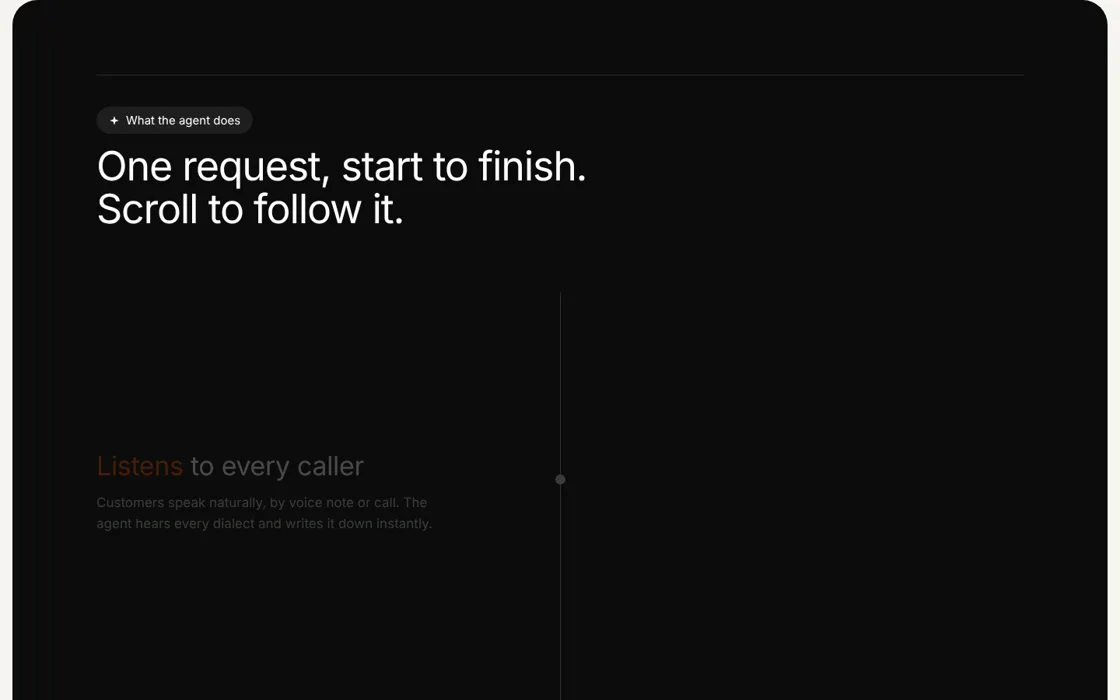
#> input picture drawer/wbs-flow.webp, 1120 x 700 px
$ python sketch.py ../../drawer/wbs-flow.webp ../../drawer/wbs-live.webp
#> lines starting #> are read from the running program, lines starting #| are printed output that depends on the picture
# pencil line drawing made from each real cover (same layout, so the scan can turn it into the real UI in place)
import sys,numpy as np
from PIL import Image,ImageFilter
def portrait(src,dst,crop=.8):
    # graphite-on-paper pencil portrait (dodge blend), same crop as the photo on the page
    im=Image.open(src).convert('L');W,H=im.size;tw=min(W,round(H*crop));th=round(tw/crop);im=im.crop(((W-tw)//2,(H-th)//2,(W-tw)//2+tw,(H-th)//2+th));im.thumbnail((900,1125))
    g=np.asarray(im,dtype=np.float32);bl=np.asarray(Image.fromarray((255-g).astype(np.uint8)).filter(ImageFilter.GaussianBlur(10)),dtype=np.float32)
    d=np.clip(g*255/np.maximum(1,255-bl),0,255);d=np.clip((d-30)/225,0,1)**1.6
    paper=np.array([239,235,227],dtype=np.float32);ink=np.array([46,44,42],dtype=np.float32)
    Image.fromarray((ink+(paper-ink)*d[...,None]).astype(np.uint8)).save(dst,'WEBP',quality=80,method=6)
def sketch(src,dst,maxw=1200,crop=None,blur=.7,thr=.16):
#> called with src = '../../drawer/wbs-flow.webp', dst = 'sketch/wbs-flow_sk.webp', maxw = 1200, blur = 0.7, thr = 0.16
    im=Image.open(src).convert('RGBA')
    if crop:
        W,H=im.size;tw=min(W,round(H*crop));th=round(tw/crop);im=im.crop(((W-tw)//2,(H-th)//2,(W-tw)//2+tw,(H-th)//2+th))
    bg=Image.new('RGBA',im.size,(255,255,255,255));bg.alpha_composite(im);g=bg.convert('L')
#> after `bg = Image.new('RGBA', im.size, (255, 255, 255, 255))`: bg: PIL image 1120x700 RGBA; every value is 255
    if g.width>maxw:g=g.resize((maxw,round(g.height*maxw/g.width)),Image.LANCZOS)
    a=np.asarray(g.filter(ImageFilter.GaussianBlur(blur)),dtype=np.float32)
    gx=np.zeros_like(a);gy=np.zeros_like(a)
    gx[:,1:-1]=a[:,2:]-a[:,:-2];gy[1:-1,:]=a[2:,:]-a[:-2,:]
#> after `gx[:, 1:-1] = a[:, 2:] - a[:, :-2]`:
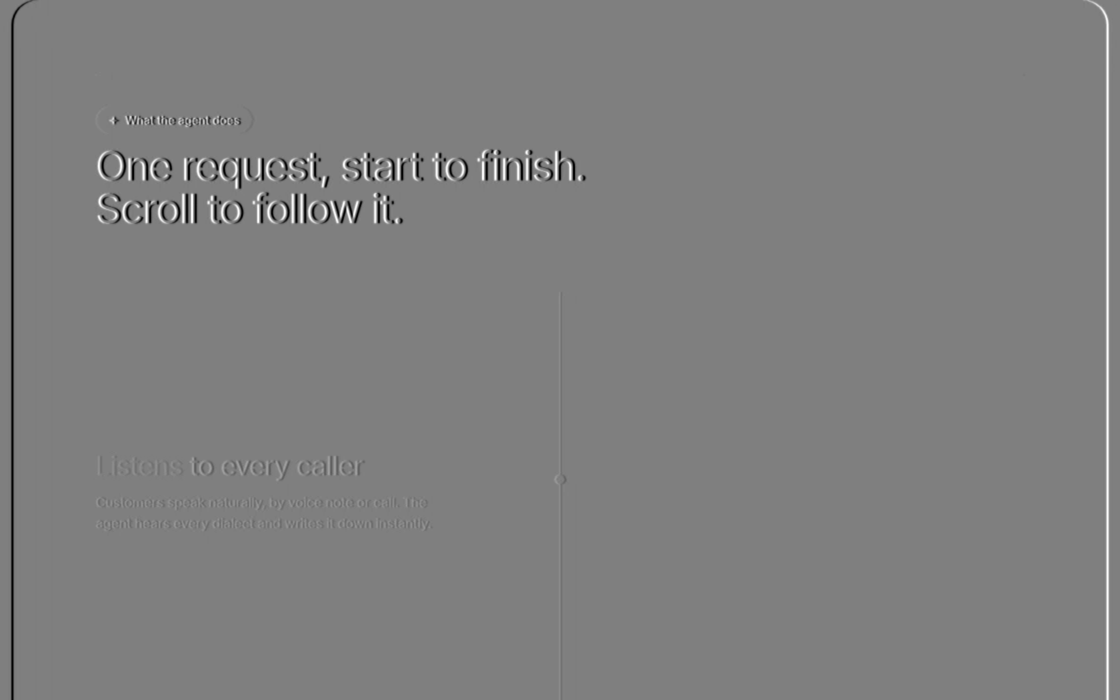
#> gx: shape (700, 1120) float32; min -199, max 200, mean 0; drawn with min black and max white
#> after `gy[1:-1, :] = a[2:, :] - a[:-2, :]`:
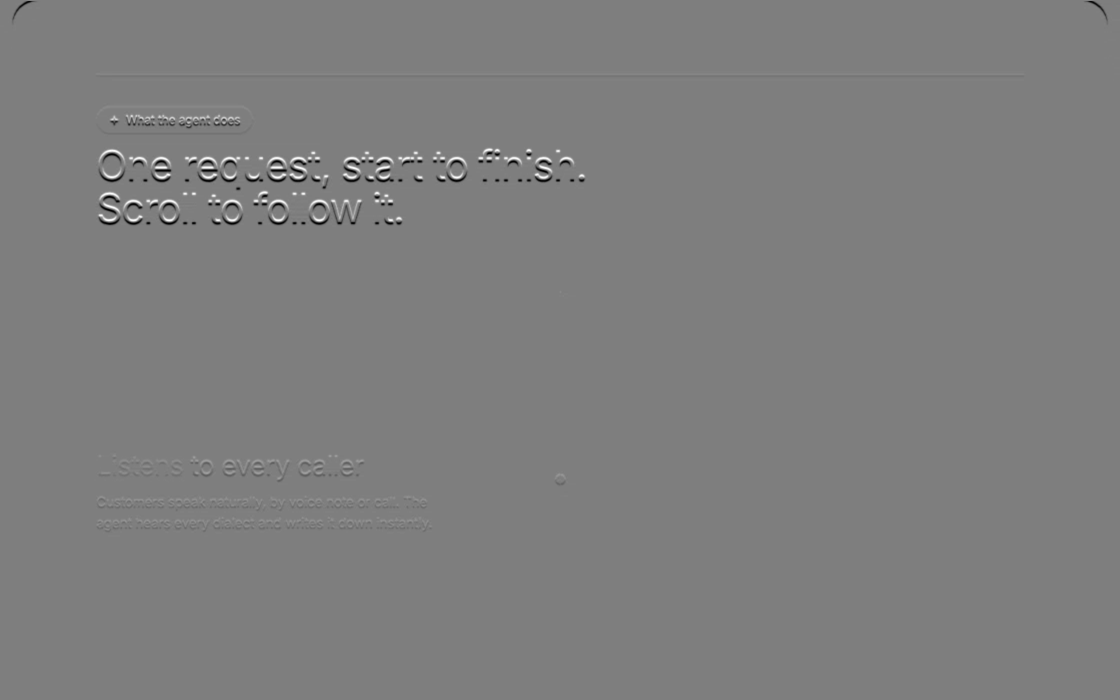
#> gy: shape (700, 1120) float32; min -196, max 198, mean 0; drawn with min black and max white
    m=np.hypot(gx,gy);m=m/np.percentile(m,99.3);m=np.clip(m,0,1)
#> after `m = np.hypot(gx, gy)`:
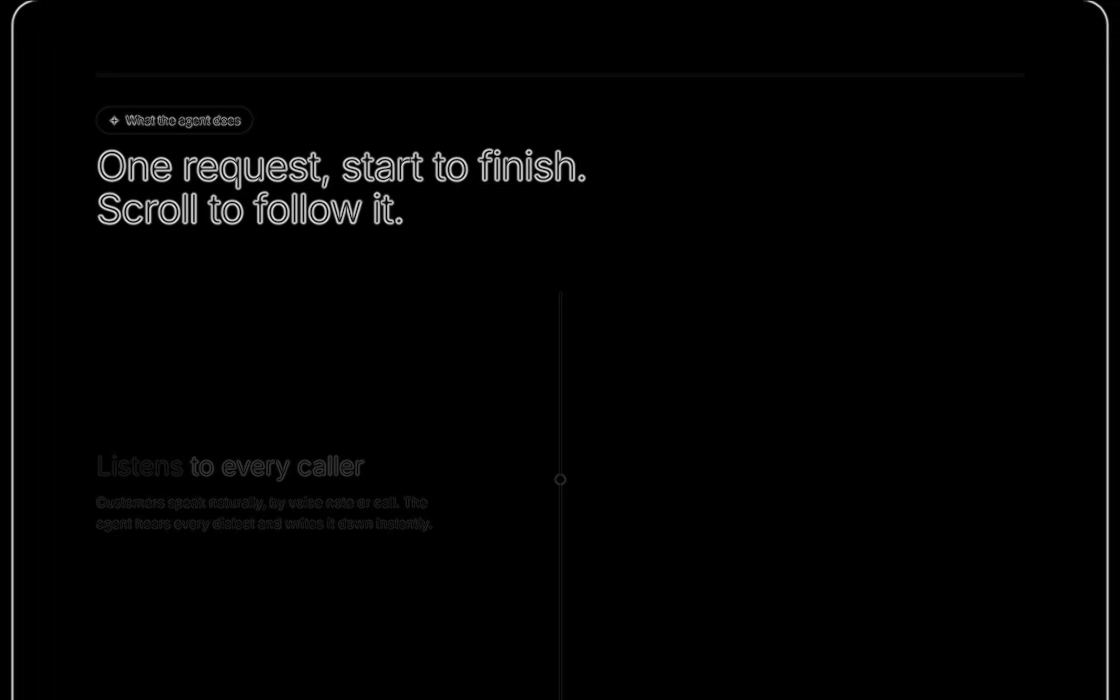
#> m: shape (700, 1120) float32; min 0, max 227, mean 3.6
#> after `m = np.clip(m, 0, 1)`:
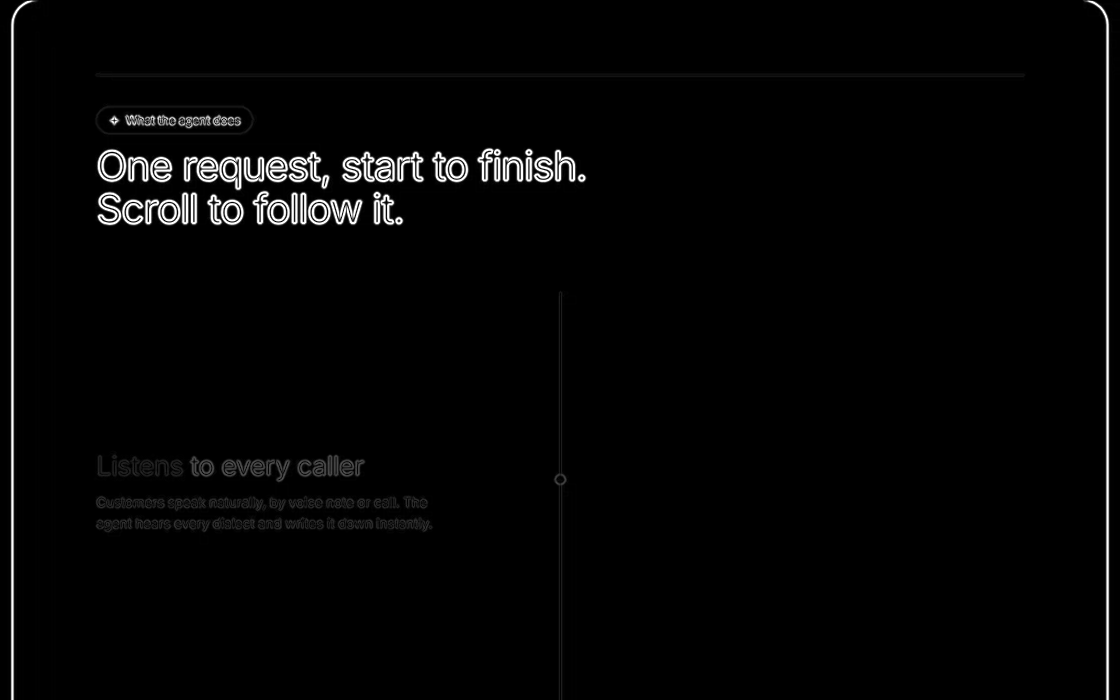
#> m: shape (700, 1120) float32; min 0, max 1, mean 0.0199
    m=np.where(m<thr,0,m);m=np.clip((m-thr)/.5,0,1)**.8
    al=(m*255).astype(np.uint8)
    out=Image.new('LA',g.size,(0,0));out.putalpha(Image.fromarray(al))
#> after `out = Image.new('LA', g.size, (0, 0))`: out: PIL image 1120x700 LA; every value is 0
#> after `out.putalpha(Image.fromarray(al))`:
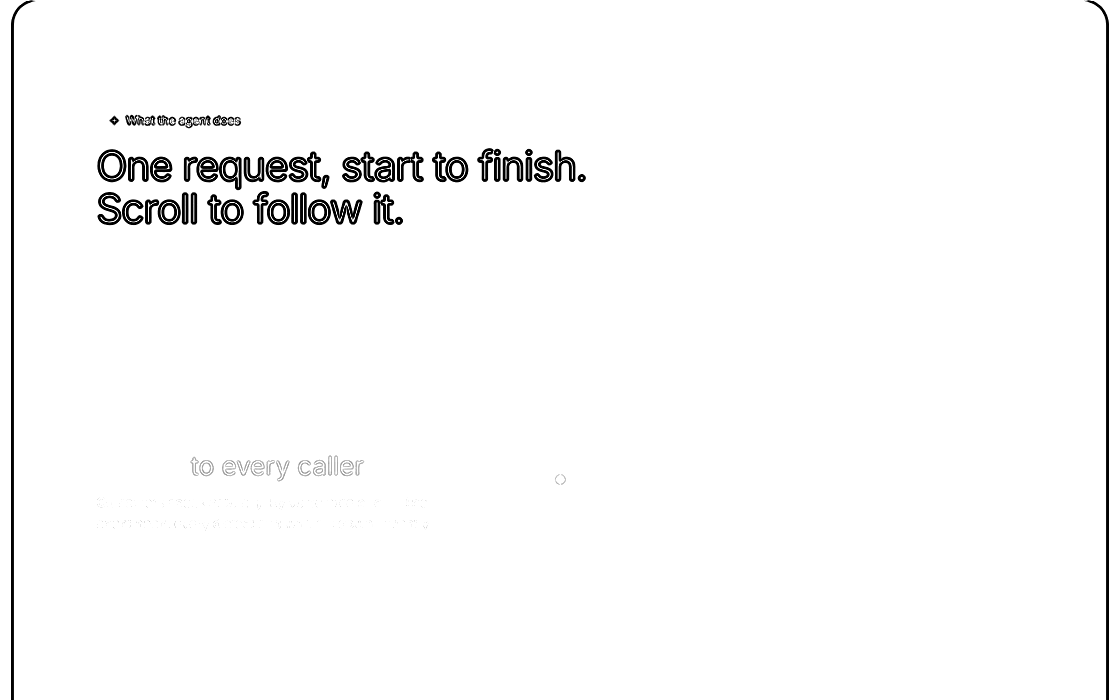
#> out: PIL image 1120x700 LA; mean R, G, B, A 0, 0, 0, 5.1; transparent parts drawn white
    out.convert('RGBA').save(dst,'WEBP',quality=82,method=6)
if sys.argv[1]=='--from':
    import re,json
    h=open(sys.argv[2]).read();st=json.loads(re.search(r'id="state">(.*?)</script>',h,re.S).group(1).replace('<\\/','</'))
    for p in st['projects']:
        c=p.get('cover') or ''
        if re.match(r'^media/[0-9a-f]+\.\w+$',c):d=re.sub(r'\.\w+$','_sk.webp',c);sketch(c,d);print(d)
    ph=st.get('profile',{}).get('photo') or ''
    if re.match(r'^media/[0-9a-f]+\.\w+$',ph):d=re.sub(r'\.\w+$','_sk.webp',ph);__import__('pencil').pencil(ph,d);print(d)
else:
    for s in sys.argv[1:]:
        d='sketch/'+s.split('/')[-1].split('.')[0]+'_sk.webp';sketch(s,d);print(d)
#> pass 2 of the loop `for s in sys.argv[1:]:`:
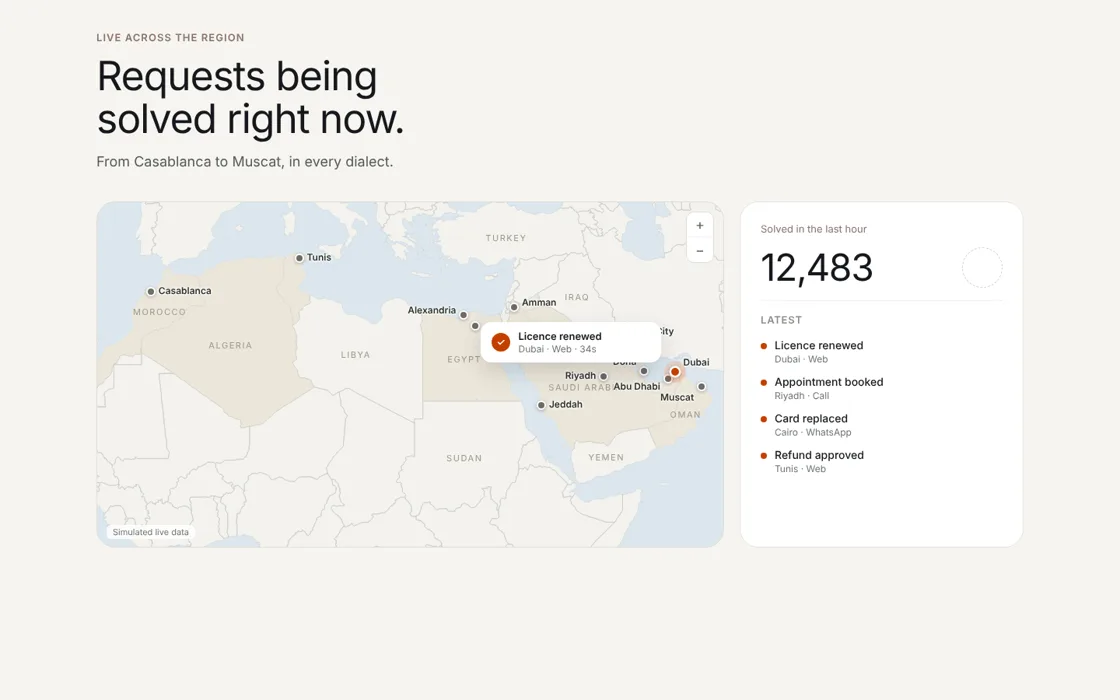
#> input picture drawer/wbs-live.webp, 1120 x 700 px
#> in sketch (call 2), `m = np.clip(m, 0, 1)`:
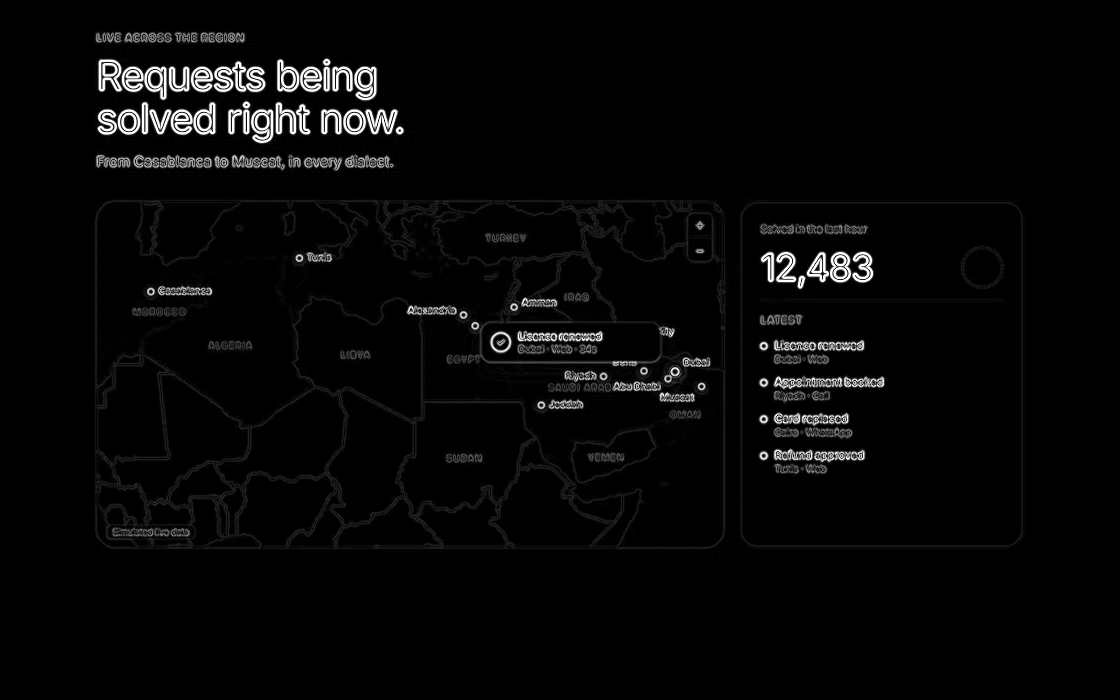
#> m: shape (700, 1120) float32; min 0, max 1, mean 0.0273
#> in sketch (call 2), `out.putalpha(Image.fromarray(al))`:
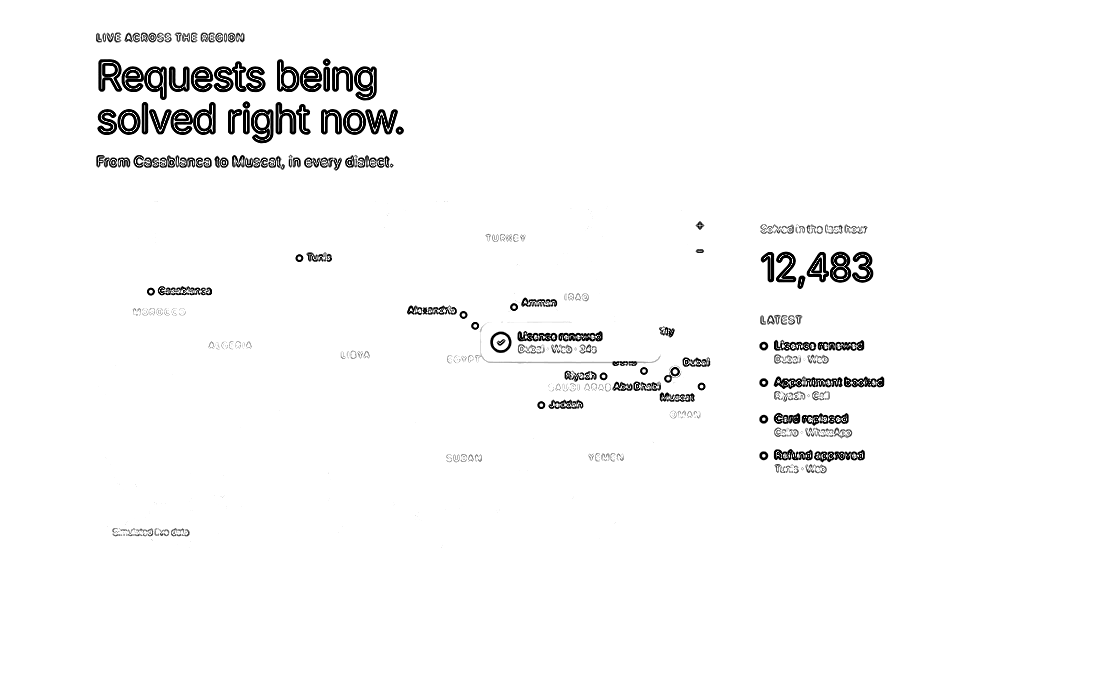
#> out: PIL image 1120x700 LA; mean R, G, B, A 0, 0, 0, 6.4; transparent parts drawn white
